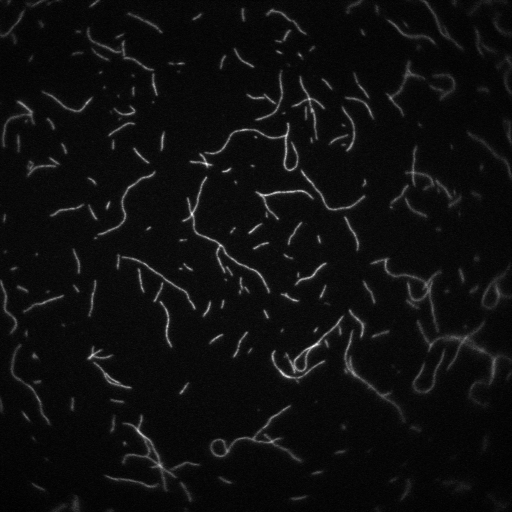
%> input picture Snapshot analysis/Image_3176.tif, 512 x 512 px
$ octave TIRF_Snapshot_Analysis.m   (GNU Octave 9; MATLAB toolbox functions it lacks are replaced by stand-ins)
%> lines starting %> are read from the running program, lines starting %| are printed output that depends on the picture; in (x1, y1, x2, y2) boxes, pixels count from 0 and x2, y2 are one past the last pixel; in counts of white or black regions, pixels touching at a corner belong together; the program's own positions count from 1
### Snapshot analysis/pixel_struct_to_mat.m
function [matrix_pixels] = pixel_struct_to_mat(num_objects,stats)

%the purpose of this function is to reformat a structure containing a list
%of pixel coordinates into a matrix, which I found easier to use and cuts
%down on the number of loops needed.
%this will turn a pixel_list field intro a matrix with the following
%format where the row number is the object number and the columns are: [x1 y1 x2 y2 x3 y3...]
%will fill have 0s at the end since col number must be the same
matrix_pixels= zeros(num_objects, 700);
%wanted to choose a large pixel size in case there is a very large object, don't want to throw an error.
for i =1:num_objects
    matrix_pixels(i,1:2*length(stats(i).PixelList(:,2)))= reshape(stats(i).PixelList',1,[]);
end

matrix_pixels=matrix_pixels(:,any(matrix_pixels)); %removes any columns that only contain zeros

end

### Snapshot analysis/identify_problem_filaments.m

function [problem_filaments] = identify_problem_filaments(skeleton)

endpts = bwmorph(skeleton, 'endpoints');
endpts_props = regionprops(endpts,'PixelList','Centroid');
endpts_centroids=cat(1,endpts_props.Centroid);
skeleton_pixels=regionprops(skeleton,'PixelList');
branchpoints=bwmorph(skeleton,'branchpoints');
branchpoint_props=regionprops(branchpoints,'PixelList','Centroid','PixelIdxList');
branchpoint_centroids=cat(1,branchpoint_props.Centroid);

num_endpts=zeros(length(skeleton_pixels),1);
num_branchpts=zeros(length(skeleton_pixels),1);
problem_filaments=zeros(1,length(num_endpts));

for filament = 1:length(skeleton_pixels);
    for endpt_num = 1:length(endpts_centroids);
        endpt_pixels=endpts_props(endpt_num).PixelList;
        object_pixels=skeleton_pixels(filament).PixelList;
        if ismember(endpt_pixels,object_pixels,'rows')
            num_endpts(filament)=num_endpts(filament)+1;
        end
    end
    for branchpoint_num=1:size(branchpoint_centroids,1);
        branchpt_pixels=branchpoint_props(branchpoint_num).PixelList;
        if ismember(branchpt_pixels,object_pixels,'rows')
            num_branchpts(filament)=num_branchpts(filament)+1;
        end
    end
end

for object_num =1:length(num_endpts);
    if num_endpts(object_num)>2 || num_branchpts(object_num)>=1;
        problem_filaments(object_num)=object_num;
    end
end
problem_filaments(problem_filaments==0)=[];
end


### Snapshot analysis/myginput.m
function [out1,out2,out3] = myginput(arg1,strpointertype)
%MYGINPUT Graphical input from mouse with custum cursor pointer.
%   [X,Y] = MYGINPUT(N) gets N points from the current axes and returns
%   the X- and Y-coordinates in length N vectors X and Y.
%
%   [X,Y] = MYGINPUT(N, POINTER) also specifies the cursor pointer, e.g.
%   'crosshair', 'arrow', 'circle' etc. See "Specifying the Figure Pointer"
%   in Matlab's documentation  to see the list of available pointers.
%
%   MYGINPUT is strictly equivalent to Matlab's original GINPUT, except
%   that a second argument specifies the cursor pointer instead of the
%   default 'fullcrosshair' pointer.
%
%   Example:
%     plot(1:2,1:2,'s');
%     hold on
%     [x,y] = myginput(1,'crosshair');
%     plot(x,y,'o');
%     hold off
%
%   MYGINPUT is copied from Matlab's GINPUT rev. 5.32.4.4.
%
%   See also GINPUT.

%   F. Moisy, moisy_at_fast.u-psud.fr
%   Revision: 1.02,  Date: 2006/10/24

% History:
% 2005/10/31: v1.00, first version, from GINPUT rev. 5.32.4.4.
% 2005/11/25: v1.01, line 'uisuspend' modified (for compatibility with
%                    ML7.00)
% 2006/10/24: v1.02, help text improved

out1 = []; out2 = []; out3 = []; y = [];

if nargin<1     % modified MYGINPUT
    strpointertype='fullcrosshair'; % default GINPUT pointer
end

c = computer;
if ~strcmp(c(1:2),'PC')
   tp = get(0,'TerminalProtocol');
else
   tp = 'micro';
end

if ~strcmp(tp,'none') & ~strcmp(tp,'x') & ~strcmp(tp,'micro'),
   if nargout == 1,
      if nargin == 1,
         out1 = trmginput(arg1);
      else
         out1 = trmginput;
      end
   elseif nargout == 2 | nargout == 0,
      if nargin == 1,
         [out1,out2] = trmginput(arg1);
      else
         [out1,out2] = trmginput;
      end
      if  nargout == 0
         out1 = [ out1 out2 ];
      end
   elseif nargout == 3,
      if nargin == 1,
         [out1,out2,out3] = trmginput(arg1);
      else
         [out1,out2,out3] = trmginput;
      end
   end
else

   fig = gcf;
   figure(gcf);

   if nargin == 0
      how_many = -1;
      b = [];
   else
      how_many = arg1;
      b = [];
      if  isstr(how_many) ...
            | size(how_many,1) ~= 1 | size(how_many,2) ~= 1 ...
            | ~(fix(how_many) == how_many) ...
            | how_many < 0
         error('Requires a positive integer.')
      end
      if how_many == 0
         ptr_fig = 0;
         while(ptr_fig ~= fig)
            ptr_fig = get(0,'PointerWindow');
         end
         scrn_pt = get(0,'PointerLocation');
         loc = get(fig,'Position');
         pt = [scrn_pt(1) - loc(1), scrn_pt(2) - loc(2)];
         out1 = pt(1); y = pt(2);
      elseif how_many < 0
         error('Argument must be a positive integer.')
      end
   end

   % Suspend axes functions
       %haxes = findobj(fig,'type','axes');
        state = uisuspend(fig);
   %haxes = findobj(fig,'type','axes');
   %state = uisuspend(haxes);
   pointer = get(gcf,'pointer');
   set(gcf,'pointer',strpointertype);  % modified MYGINPUT
   fig_units = get(fig,'units');
   char = 0;

   % We need to pump the event queue on unix
   % before calling WAITFORBUTTONPRESS
   drawnow

   while how_many ~= 0
      % Use no-side effect WAITFORBUTTONPRESS
      waserr = 0;
      try
	keydown = wfbp;
      catch
	waserr = 1;
      end
      if(waserr == 1)
         if(ishandle(fig))
            set(fig,'units',fig_units);
	    uirestore(state);
            error('Interrupted');
         else
            error('Interrupted by figure deletion');
         end
      end

      ptr_fig = get(0,'CurrentFigure');
      if(ptr_fig == fig)
         if keydown
            char = get(fig, 'CurrentCharacter');
            button = abs(get(fig, 'CurrentCharacter'));
            scrn_pt = get(0, 'PointerLocation');
            set(fig,'units','pixels')
            loc = get(fig, 'Position');
            pt = [scrn_pt(1) - loc(1), scrn_pt(2) - loc(2)];
            set(fig,'CurrentPoint',pt);
         else
            button = get(fig, 'SelectionType');
            if strcmp(button,'open')
               button = 1;
            elseif strcmp(button,'normal')
               button = 1;
            elseif strcmp(button,'extend')
               button = 2;
            elseif strcmp(button,'alt')
               button = 3;
            else
               error('Invalid mouse selection.')
            end
         end
         pt = get(gca, 'CurrentPoint');

         how_many = how_many - 1;

         if(char == 13) % & how_many ~= 0)
            % if the return key was pressed, char will == 13,
            % and that's our signal to break out of here whether
            % or not we have collected all the requested data
            % points.
            % If this was an early breakout, don't include
            % the <Return> key info in the return arrays.
            % We will no longer count it if it's the last input.
            break;
         end

         out1 = [out1;pt(1,1)];
         y = [y;pt(1,2)];
         b = [b;button];
      end
   end

   uirestore(state);
   set(fig,'units',fig_units);

   if nargout > 1
      out2 = y;
      if nargout > 2
         out3 = b;
      end
   else
      out1 = [out1 y];
   end

end

%%%%%%%%%%%%%%%%%%%%%%%%%%%%%%%%%%%%%%%%%%%%%%%%%%%%%%%
% [30 lines left out: function wfbp, not called in this run]
%%%%%%%%%%%%%%%%%%%%%%%%%%%%%%%%%%%%%%%%%%%%%%%%%%%%%%%%%

### Snapshot analysis/TIRF_Snapshot_Analysis.m

%Sherer TIRF Image Analysis
close all;
clear;
clc;

%Selecting an Image
[snapshots] = uigetfile('*.tif', 'Select Images','MultiSelect','on'); %select files, you can select more than one
%> the answer given: Image_3176.tif
snapshots=char(snapshots); num_snapshots = size(snapshots);  %format snapshots you selected, needed for later code

%Defining Background and Noise Filter Parameters
parameter_q = questdlg('Choose a filter option.','Set Parameters','Filter 1 (Most Likely to Connect Filaments)','Filter 2',...
                      'Filter 3 (Most Likely to Separate Filaments)','Filter 1 (Most Likely to Connect Filaments)');
%> the answer given: Filter 1 (Most Likely to Connect Filaments)
if isequal(parameter_q,'Filter 3 (Most Likely to Separate Filaments)')
    noise_filter_base = 2;
    background_base = 14;
elseif isequal(parameter_q, 'Filter 2')
    noise_filter_base = 5;
    background_base = 35;
elseif isequal(parameter_q, 'Filter 1 (Most Likely to Connect Filaments)')
    noise_filter_base = 7;
    background_base = 63;
else
     error('You must answer the question to proceed with analysis.')
end
noise_filter_stdev = noise_filter_base/7;
background_stdev = background_base/7;

%To get the Signal - Background Measurement: Background is calculated separately
%for each section to enhance accuracy of bundle calculations.
%Below is where you set how big you want the section to be. The width of the original
%image in pixels must be divisble by this number or it will throw an error.
section_pixel_width = 50;

%File to Export length data
fid = fopen('length_data.txt','w');

%initialize analysis variables
all_num_bundles = zeros(num_snapshots(1),1);
color_options = repmat(['y';'m';'c';'w'],4);
%when correcting filament errors, color_options are the colors that will be used to label different segments
full_perimeter_list=zeros(2000,num_snapshots(1));
total_num_objects = zeros(num_snapshots(1),1);
num_bundles = zeros(num_snapshots(1),1);
average_lengths_per_FOV = zeros(num_snapshots(1),1);
length_to_exclude = [0.130683, 0.261366]; %1 and 2 pixels detected are taken out

for m = 1:num_snapshots(1)   %for each image that you selected
%Image Processing
file = snapshots(m,:); file =strtrim(file);
original_image = imread(file);  %reads in the original image
%> original_image is the input picture: size 512x512 uint16; min 2600, max 65535, mean 6302.2
%original_image = rgb2gray(original_image); %if your image has an rbg value, uncomment this line.
doubled_image = double(original_image);
my_noise_filter = fspecial('gaussian',noise_filter_base,noise_filter_stdev);  %make the noise filter
noise_filtered_image = imfilter(doubled_image,my_noise_filter, 'symmetric');  %apply the noise filter to the image
my_background_filter = fspecial('gaussian',background_base,background_stdev); %make the background filter
background_image = imfilter(doubled_image,my_background_filter,'symmetric'); %make the background image
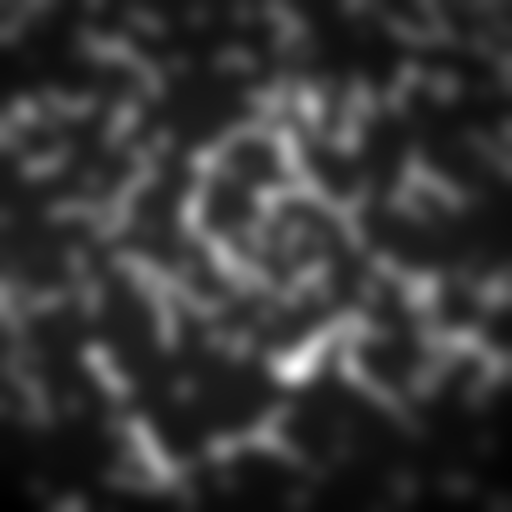
%> background_image: size 512x512 double; min 3680.7, max 15745.3, mean 6302.2; drawn with min black and max white
processed_image = noise_filtered_image - background_image;   %subtract the background from the noise filtered image
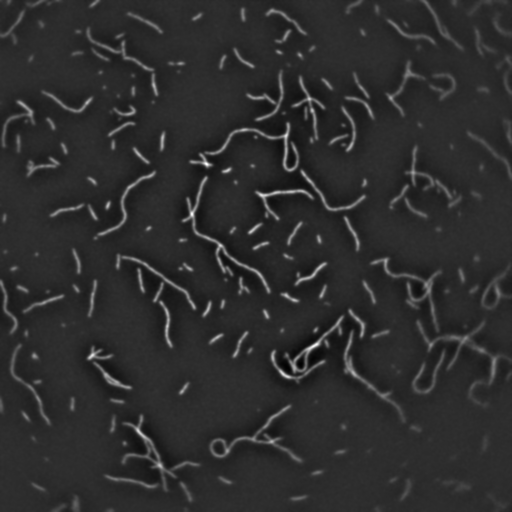
%> processed_image: size 512x512 double; min -7733.1, max 34988.5, mean 0; drawn with min black and max white
max_sub = max(processed_image(:)); min_sub = min(processed_image(:));
%> after `max_sub = max(processed_image(:))`: max_sub = 34988.5
%> after `min_sub = min(processed_image(:))`: min_sub = -7733.1
norm_image = (processed_image - min_sub)./(max_sub-min_sub);  %normalizes the image so all intensity values are between 0 and 1
threshold_mask = graythresh(norm_image);  %threshold the image
%> threshold_mask = 0.278
BW_image = imbinarize(norm_image,threshold_mask); %convert to black and white
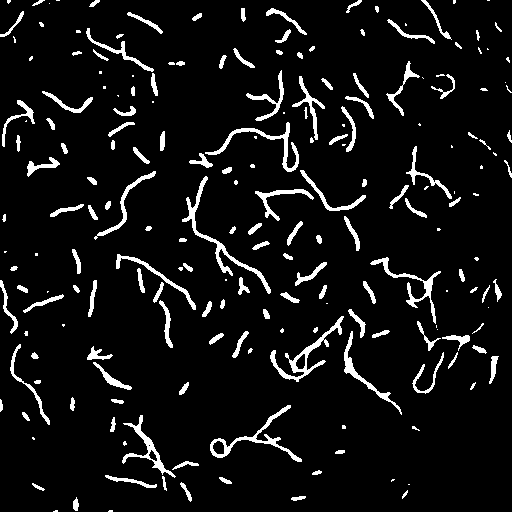
%> BW_image: size 512x512 logical; 7.1% white; 206 white regions (63 under 20 px), largest, box (x1, y1, x2, y2) and area: (182, 176, 271, 294) 855, (270, 316, 344, 382) 780, (210, 405, 302, 462) 700
%BW_image_clear_border= imclearborder(BW_image); skeleton = bwskel(BW_image_clear_border);
%can uncomment the above line of code to clear objects touching the
%border if needed. Need to Comment out the line below if you do intend to use this function
skeleton = bwskel(BW_image); %makes skeleton from binary image
%> skeleton: size 512x512 logical; 1.6% white in thin lines or dots
og_skeleton = skeleton; %needed for background calculations in bundling quantification

%getting information from the processed image
skeleton_stats=regionprops(skeleton,'Centroid','PixelIdxList','PixelList','BoundingBox','Perimeter');
%> skeleton_stats = 206 regions; largest, box (x1, y1, x2, y2), Centroid and Perimeter: (182, 179, 269, 291) [217.4 239.8] 426.5, (211, 407, 300, 461) [254.4 440.6] 342.8, (345, 332, 402, 414) [366.7 376.2] 224.2, (272, 318, 342, 381) [305.8 357.4] 356.5, (205, 125, 298, 171) [265.7 145.5] 342.8
%obtains binary skeletonized image values for each of these properties and puts values into a structure.
original_perimeters = cat(1,skeleton_stats.Perimeter);  %moves perimeters out of the structure and into a list
%> original_perimeters = 206 values, max 426.5 at index 83, min 0 at index 15, mean 42.42
original_perimeters(original_perimeters==0)=0.98;
%filaments with an area of 1 have their perimeters approximated as 0 but perimeter = 0.98 is more accurate
%0.98 was obtained by working backwards from the perimeter of an object with an area of 2.
num_objects = length(skeleton_stats);
%> num_objects = 206
boxes= cat(1,skeleton_stats.BoundingBox); %moves them out of the structure and into a list.
%> boxes = 206 rows, first 8: [0.5 13.5 23 23; 0.5 401.5 2 8; 1.5 282.5 15 49; 3.5 102.5 30 43; 4.5 216.5 1 4; 4.5 252.5 2 1; 7.5 1.5 2 1; 12.5 268.5 4 2]
% BoundingBox gives [leftmost coordinate of box, topmost coordinate of box, width, height]


% For Error Correction Part: Segments the skeletonized image by  removing the crossover point (called
% branched point by matlab). Segments are known as branches to matlab but
% they are not actually branches, they are just regions of overlap
branchpoints=bwmorph(skeleton,'branchpoints'); %finds branchpoint of skeleton
%> branchpoints: size 512x512 logical; 0.02% white in thin lines or dots, all inside (x1, y1, x2, y2) = (29, 50, 463, 471)
new_skel_branches = skeleton & ~branchpoints;
%> new_skel_branches: size 512x512 logical; 1.6% white in thin lines or dots
%removes branchpoints from skeleton, resulting in different segments forming their own filament
branches_props = regionprops(new_skel_branches, 'Perimeter','PixelIdxList','PixelList');
%> branches_props = 270 regions; first 5, Perimeter: 65.04, 14.21, 107.5, 93.37, 5.88
%finds the properties of each branch
branches_og_perimeters = cat(1,branches_props.Perimeter); %gets branch perimeters out of a structure and into a list
%> branches_og_perimeters = 270 values, max 319.5 at index 109, min 0 at index 16, mean 32.05
branches_og_perimeters(branches_og_perimeters==0)=0.98;
%segments aka branches with an area of 1 have their perimeters approximated as 0 but perimeter = 0.98 is more accurate
%0.98 was obtained by working backwards from the perimeter of an object with an area of 2.
num_branches=length(branches_props);
%> num_branches = 270
excluded_count = 0; %tracks the number of segments excluded from analysis
excluded_perimeters=zeros(num_branches,1); %list of excluded perimeters here
new_perimeters = zeros(num_branches,1);% new perimeters of edited objects
standalone_filaments = zeros(num_branches,1); % branch numbers of standalone filaments will be stored here
multi_part_filaments = zeros(num_branches,2); % branch numbers of muli_part filaments will be stored here
branches_pixels_mat = pixel_struct_to_mat(num_branches,branches_props); % reformat branch pixel matrix
%> in pixel_struct_to_mat, `matrix_pixels= zeros(num_objects, 700);`: matrix_pixels: size 270x700 double; every value is 0
%> after the loop in pixel_struct_to_mat, `for i =1:num_objects`:
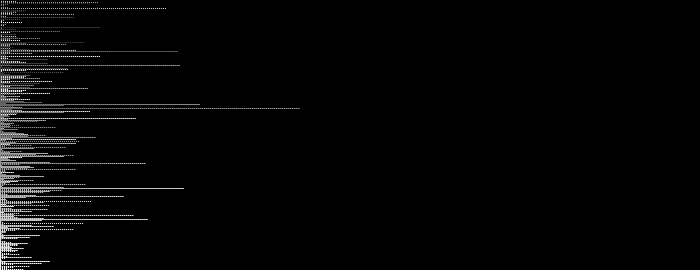
%> matrix_pixels: size 270x700 double; min 0, max 512, mean 10.8; drawn with min black and max white

matrix_pixels = pixel_struct_to_mat(num_objects,skeleton_stats); %reformat pixel structure to matrix,cuts down on loops.
%> call 2 of pixel_struct_to_mat, with num_objects = 206
%> in pixel_struct_to_mat (call 2), `matrix_pixels= zeros(num_objects, 700);`: matrix_pixels: size 206x700 double; every value is 0
%> after the loop in pixel_struct_to_mat (call 2), `for i =1:num_objects`:
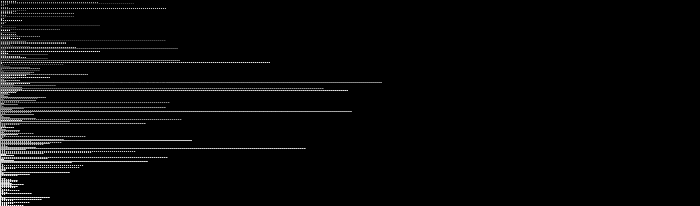
%> matrix_pixels: size 206x700 double; min 0, max 512, mean 14.3; drawn with min black and max white


%display figures
analysis_fig = figure('Position', [0 0 1440 900]);
original_fig = subplot(1,2,1);
imshow(original_image,[],'InitialMagnification','fit'); title('Original Image','FontSize',24); %shows original image
image_analysis_figure=subplot(1,2,2);imshow(skeleton,[],'InitialMagnification','fit');hold on; %shows analysis image
title("Detected Objects",'FontSize',24);

%automatically identifies problem_filaments
[problem_indices] = identify_problem_filaments(skeleton);
%> in identify_problem_filaments, `endpts = bwmorph(skeleton, 'endpoints');`:
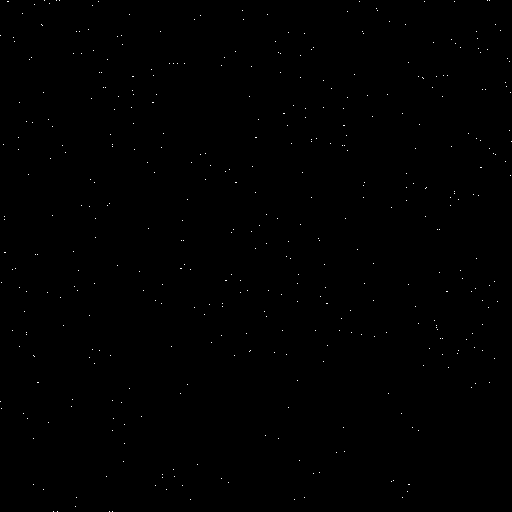
%> endpts: size 512x512 logical; 0.16% white in thin lines or dots
%> in identify_problem_filaments, `endpts_props = regionprops(endpts,'PixelList','Centroid');`: endpts_props = 407 regions; first 5, Centroid: [1 36], [1 402], [2 283], [2 409], [4 145]
%> in identify_problem_filaments, `endpts_centroids=cat(1,endpts_props.Centroid);`: endpts_centroids = 407 rows, first 12: [1 36; 1 402; 2 283; 2 409; 4 145; 5 217; 5 220; 5.5 253; 8.5 2; 13 270; 13 331; 14 38]
%> in identify_problem_filaments, `skeleton_pixels=regionprops(skeleton,'PixelList');`: skeleton_pixels = 206 items
%> in identify_problem_filaments, `branchpoint_props=regionprops(branchpoints,'PixelList','Centroid','Pix..`: branchpoint_props = 42 regions; first 5, Centroid: [30 113], [95 355.5], [123 51], [138 430], [148 457]
%> in identify_problem_filaments, `branchpoint_centroids=cat(1,branchpoint_props.Centroid);`: branchpoint_centroids = 42 rows, first 12: [30 113; 95 355.5; 123 51; 138 430; 148 457; 149 443; 150 449; 152 448; 159 465; 164 471; 192 216; 193 212]
%> after the loop in identify_problem_filaments, `for filament = 1:length(skeleton_pixels);`: num_branchpts = 206 values, max 7 at index 63, min 0 at index 1, mean 0.204; num_endpts = 206 values, max 7 at index 112, min 1 at index 6, mean 1.98
%> after the loop in identify_problem_filaments, `for object_num =1:length(num_endpts);`: problem_filaments = 206 values, max 173 at index 173, min 0 at index 1, mean 11.02
%> problem_indices = 21 values from 4 to 173

%label filaments that have been identified with either red or green
plot(matrix_pixels(problem_indices,1:2:end),matrix_pixels(problem_indices,2:2:end),'r.','MarkerSize',8);
% labeled red if they have been identified as a "problem" filament
no_prob_obj = setdiff(1:num_objects,problem_indices);
%> no_prob_obj = 185 values from 1 to 206
plot(matrix_pixels(no_prob_obj,1:2:end),matrix_pixels(no_prob_obj,2:2:end),'g.','MarkerSize',8);
% labeled green for the non-problem fialments

%manually flagging other problem filaments
xlabel({'Please click on additional mistakes.';'Press return or enter when finished.'},'FontSize',16,'FontWeight','bold');
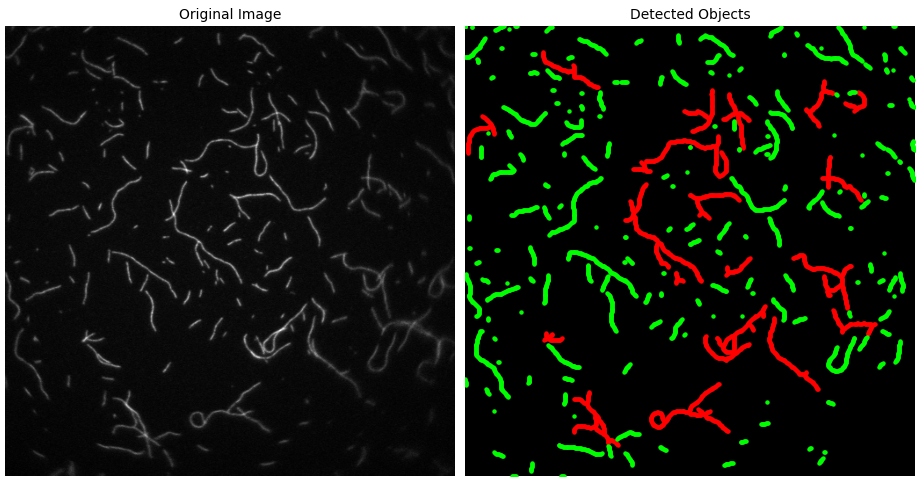
%> figure redrawn from the program's plot data, 2 panels
%> the run ends on the next line
answer='No';
user_clicked_problem_indices=zeros(1,num_objects);
%want to avoid changing matrix size each iteration, so vector is larger than necessary
while ismember(answer,'No')
    [og_x,og_y]=myginput(1,'arrow');  % gets the coordinates of the user click.
